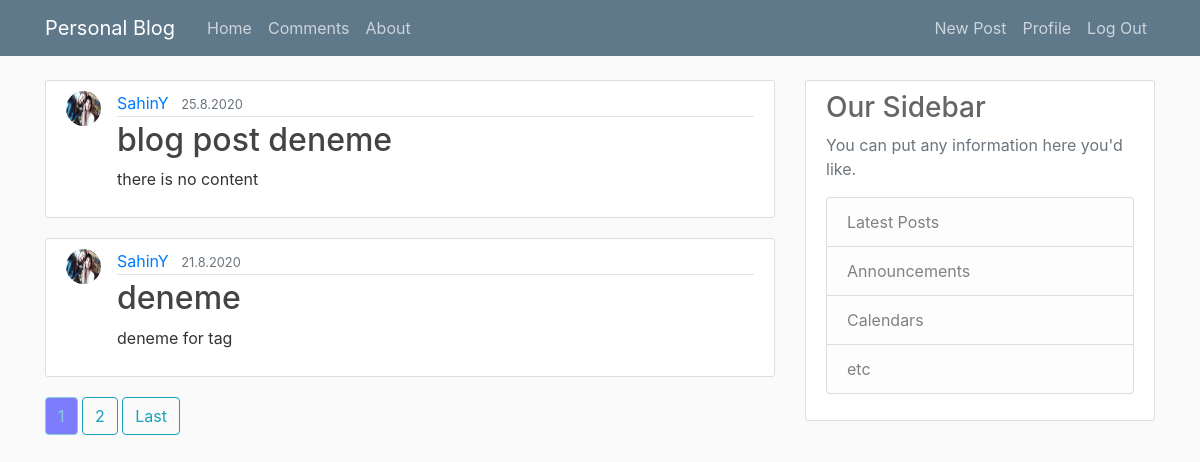
The app's page / (signed in) with its own data.
### blog/models.py (models this page shows, shortened)
class Post(models.Model):
    title = models.CharField(max_length=100)
    content = models.TextField()
    date_posted = models.DateTimeField(default=timezone.now)
    author = models.ForeignKey(User, on_delete=models.CASCADE, default=None)
    tag = models.CharField(max_length=20, blank=True)

### users/models.py (models this page shows, shortened)
class Profile(models.Model):
    user = models.OneToOneField(User, verbose_name="Deneme --> test", on_delete=models.CASCADE)
    image = models.ImageField('Image you want always', default='default.jpg', upload_to='profile_pics', blank=True)

### blog/views.py (the view)
# urls.py: path('', PostListView.as_view(), name='blog-home'),
class PostListView(ListView):
    model = Post
    template_name = 'blog/home.html'  # default: <app>/<model>_<viewtype>.html
    ordering = ['-date_posted']  # default old to new, -date_posted orders them from new to old
    paginate_by = 2

### blog/templates/blog/home.html (shortened to what this page needs)
{% extends "blog/base.html" %}
{% block content %}
    {% for post in object_list %}
        <article class="media content-section">
          <img class="rounded-circle article-img" src="{{ post.author.profile.image.url }}" style="max-height: 35px; max-width: 35px;">
          <div class="media-body">
            <div class="article-metadata">
              <a class="mr-2" href="{% url 'profile' %}">{{ post.author }}</a>
              <small class="text-muted">{{ post.date_posted.day }}.{{ post.date_posted.month }}.{{ post.date_posted.year }}</small>
            </div>
            <h2><a class="article-title" href="{% url 'post-detail' post.pk %}">{{ post.title }}</a></h2>
            <p class="article-content">{{ post.content }}</p>
          </div>
        </article>
    {% endfor %}
    <div class="pagination">
        <span class="step-links">
            <span class="current">
                <button class="btn btn-outline-info" style="background: blue; opacity: 0.5" type="button">{{ page_obj.number }}</button>
            </span>
            {% if page_obj.has_next %}
                {% if page_obj.next_page_number != page_obj.paginator.num_pages %}
                    <a href="?page={{ page_obj.next_page_number }}"><button class="btn btn-outline-info">{{ page_obj.next_page_number }}</button></a>
                {% endif %}
                <a href="?page={{ page_obj.paginator.num_pages }}"><button class="btn btn-outline-info">Last</button></a>
            {% endif %}
        </span>
    </div>
{% endblock content %}

### blog/static/blog/main.css (style rules this page uses)
body { background: #fafafa; color: #333333; margin-top: 5rem; }
h1, h2, h3, h4, h5, h6 { color: #666666; }
.content-section { background: #ffffff; padding: 10px 20px; border: 1px solid #dddddd; border-radius: 3px; margin-bottom: 20px; }
.article-title { color: #444444; }
.article-content { white-space: pre-line; }
.article-img { height: 65px; width: 65px; margin-right: 16px; }
.article-metadata { padding-bottom: 1px; margin-bottom: 4px; border-bottom: 1px solid #e3e3e3 }

### records on screen
Post: author.profile.image (picture), author "SahinY", date_posted.day "25", date_posted.month "8", date_posted.year "2020", title "blog post deneme", content "there is no content"
Post: author.profile.image (picture), author "SahinY", date_posted.day "21", date_posted.month "8", date_posted.year "2020", title "deneme", content "deneme for tag"

### other values on screen
{{ page_obj.number }} "1"
{{ page_obj.next_page_number }} "2"
